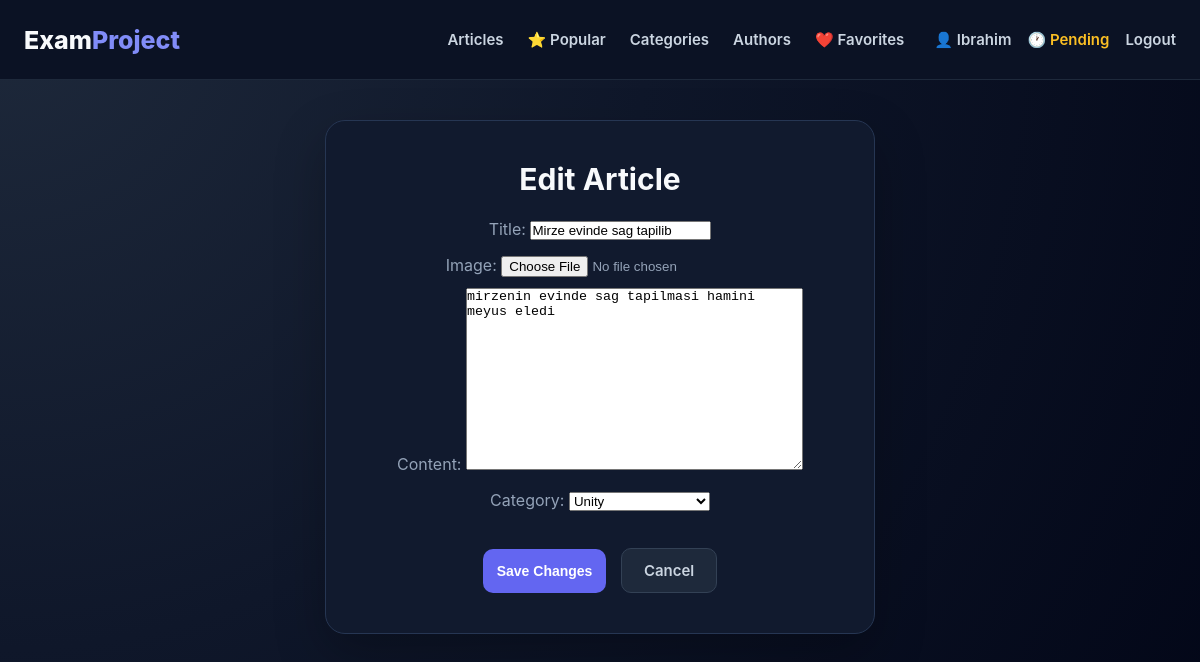
Page /articles/2/edit/ (signed in) on the committed database.
### articles/models.py (models this page shows, shortened)
class Article(models.Model):
    title = models.CharField(
        max_length=200
    )
    image = models.ImageField(
        upload_to="articles/",
        blank=True,
        null=True
    )
    content = models.TextField()
    category = models.ForeignKey(
        Category,
        on_delete=models.SET_NULL,
        null=True,
        related_name="articles"
    )
    author = models.ForeignKey(
        User,
        on_delete=models.CASCADE,
        related_name="articles"
    )
    created_at = models.DateTimeField(
        auto_now_add=True
    )
    updated_at = models.DateTimeField(
        auto_now=True
    )
    status = models.CharField(
        max_length=20,
        choices=[
            ("pending", "Pending"),
            ("published", "Published"),
        ],
        default="pending"
    )
    likes = models.ManyToManyField(
        User,
        related_name="liked_articles",
        blank=True
    )
    dislikes = models.ManyToManyField(
        User,
        related_name="disliked_articles",
        blank=True
    )
    favorites = models.ManyToManyField(
        User,
        related_name="favorite_articles",
        blank=True
    )

### articles/views.py (the view)
@login_required
def article_edit(request, article_id):
    article = get_object_or_404(
        Article,
        id=article_id
    )
    if not (
        request.user.is_superuser
        or request.user.is_staff
        or article.author == request.user
    ):
        return redirect(
            "article_detail",
            article_id=article.id
        )
    if request.method == "POST":
        form = ArticleForm(
            request.POST,
            request.FILES,
            instance=article
        )
        if form.is_valid():
            article = form.save(commit=False)
            article.status = "pending"
            article.save()
            return redirect(
                "article_detail",
                article_id=article.id
            )
    else:
        form = ArticleForm(
            instance=article
        )
    return render(request, "article/article_edit.html", {
        "form": form,
        "article": article
    })

### articles/forms.py
class ArticleForm(forms.ModelForm):
    class Meta:
        model = Article
        fields = [
            "title",
            "image",
            "content",
            "category",
        ]
        widgets = {
            "title": forms.TextInput(
                attrs={
                    "placeholder": "Enter article title..."
                }
            ),
            "content": forms.Textarea(
                attrs={
                    "rows": 12,
                    "placeholder": "Write your article here..."
                }
            ),
        }

### articles/models.py (called while the page is built)
    def __str__(self):
        return self.name

### templates/article/article_edit.html (shortened to what this page needs)
{% extends "base.html" %}
{% block content %}
<div class="form-container">
    <div class="form-card">
        <h1>Edit Article</h1>
        <form method="POST" enctype="multipart/form-data">
            {{ form.as_p }}
            <button type="submit" class="primary-button">
                Save Changes
            </button>
            <a href="{% url 'article_detail' article.id %}"
               class="secondary-button">
                Cancel
            </a>
        </form>
    </div>
</div>
{% endblock %}

### templates/base.html (shortened to what this page needs)
{% load static %}
<!DOCTYPE html>
<html lang="en">
<head>
    <link rel="stylesheet"
          href="{% static 'css/style.css' %}">
</head>
<body>
<header class="navbar">
    <div class="navbar-container">
        <a href="{% url 'home' %}"
           class="navbar-logo">
            Exam<span>Project</span>
        </a>
        <nav class="navbar-links">
            <a href="{% url 'article_list' %}">
                Articles
            </a>
            <a href="{% url 'popular_articles' %}">
                ⭐ Popular
            </a>
            <a href="{% url 'category_list' %}">
                Categories
            </a>
            <a href="{% url 'author_list' %}">
                Authors
            </a>
            {% if user.is_authenticated %}
                <a href="{% url 'favorite_articles' %}">
                    ❤️ Favorites
                </a>
            {% endif %}
        </nav>
        <div class="navbar-account">
            {% if user.is_authenticated %}
                <a href="{% url 'profile' %}" class="navbar-user">
    👤 {{ user.username }}
</a>
                {% if user.is_staff or user.is_superuser %}
                    <a href="{% url 'pending_articles' %}"
                       class="navbar-pending">
                        🕐 Pending
                    </a>
                {% endif %}
                <a href="{% url 'logout' %}">
                    Logout
                </a>
            {% endif %}
        </div>
    </div>
</header>
<main>
    {% block content %}
    {% endblock %}
</main>
</body>
</html>

### static/css/style.css (style rules this page uses)
* { margin: 0; padding: 0; box-sizing: border-box; }
body { font-family: Inter, -apple-system, BlinkMacSystemFont, "Segoe UI", sans-serif; background: radial-gradient( circle at top left, #1e293b, #0f172a 45%, #020617 ); color: #f8fafc; min-height: 100vh; }
.navbar { width: 100%; height: 80px; background: #0b1224; border-bottom: 1px solid #1e293b; display: flex; align-items: center; }
.navbar-container { width: 100%; max-width: 1200px; margin: 0 auto; padding: 0 24px; display: flex; align-items: center; justify-content: space-between; gap: 30px; }
.navbar-logo { flex-shrink: 0; color: #f8fafc; font-size: 25px; font-weight: 800; text-decoration: none; }
.navbar-logo span { color: #818cf8; }
.navbar-links { display: flex; align-items: center; gap: 24px; margin-left: auto; }
.navbar-links a { color: #cbd5e1; text-decoration: none; font-size: 15px; font-weight: 600; white-space: nowrap; transition: color 0.2s ease; }
.navbar-account { display: flex; align-items: center; gap: 16px; white-space: nowrap; }
.navbar-account a { color: #cbd5e1; text-decoration: none; font-size: 15px; font-weight: 600; }
.navbar-user { color: #e2e8f0; font-size: 15px; font-weight: 600; }
.navbar-pending { color: #fbbf24 !important; }
.primary-button { margin-top: 5px; border: none; border-radius: 10px; padding: 14px; background: #6366f1; color: white; font-size: 14px; font-weight: 700; cursor: pointer; transition: transform 0.2s, background 0.2s, box-shadow 0.2s; }
.form-container { min-height: 70vh; display: flex; align-items: center; justify-content: center; padding: 40px 20px; }
.form-card { width: 100%; max-width: 550px; padding: 40px; background: #111a2e; border: 1px solid #263653; border-radius: 20px; box-shadow: 0 20px 50px rgba(0, 0, 0, 0.25); text-align: center; }
.form-card h1 { margin: 0 0 20px; color: #f8fafc; font-size: 30px; font-weight: 700; }
.form-card p { margin: 10px 0; color: #94a3b8; font-size: 16px; line-height: 1.6; }
.secondary-button { display: inline-block; margin-top: 25px; margin-left: 10px; padding: 12px 22px; border: 1px solid #334155; border-radius: 10px; background: #1e293b; color: #cbd5e1; font-size: 15px; font-weight: 600; text-decoration: none; transition: background 0.2s ease, border-color 0.2s ease, color 0.2s ease, transform 0.2s ease; }

### rows in the picture
Article: title "Mirze evinde sag tapilib", content "mirzenin evinde sag tapilmasi hamini meyus eledi", category "Unity"

### other values in the picture
{{ user.username }} "Ibrahim"
